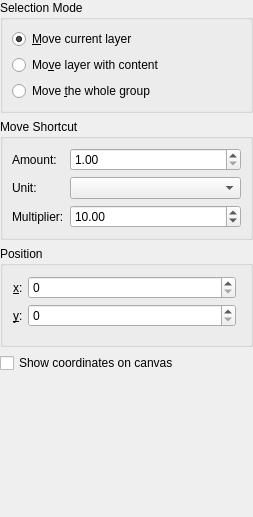
<?xml version="1.0" encoding="UTF-8"?>
<ui version="4.0">
 <author>
    SPDX-FileCopyrightText: none
    SPDX-License-Identifier: GPL-3.0-or-later
  </author>
 <class>WdgMoveTool</class>
 <widget class="QWidget" name="WdgMoveTool">
  <property name="geometry">
   <rect>
    <x>0</x>
    <y>0</y>
    <width>253</width>
    <height>517</height>
   </rect>
  </property>
  <layout class="QVBoxLayout" name="verticalLayout">
   <property name="spacing">
    <number>6</number>
   </property>
   <property name="leftMargin">
    <number>0</number>
   </property>
   <property name="topMargin">
    <number>0</number>
   </property>
   <property name="rightMargin">
    <number>0</number>
   </property>
   <property name="bottomMargin">
    <number>0</number>
   </property>
   <item>
    <widget class="QGroupBox" name="grpSelectionMethod">
     <property name="minimumSize">
      <size>
       <width>221</width>
       <height>101</height>
      </size>
     </property>
     <property name="title">
      <string>Selection Mode</string>
     </property>
     <layout class="QGridLayout" name="gridLayout_2">
      <item row="0" column="0">
       <widget class="QRadioButton" name="radioSelectedLayer">
        <property name="toolTip">
         <string>Moves the selected layer, with its masks</string>
        </property>
        <property name="text">
         <string>&amp;Move current layer</string>
        </property>
        <property name="checked">
         <bool>true</bool>
        </property>
       </widget>
      </item>
      <item row="1" column="0">
       <widget class="QRadioButton" name="radioFirstLayer">
        <property name="toolTip">
         <string>Move the first layer with visible content at the place where you click.</string>
        </property>
        <property name="text">
         <string>Mo&amp;ve layer with content</string>
        </property>
        <property name="checked">
         <bool>false</bool>
        </property>
       </widget>
      </item>
      <item row="2" column="0">
       <widget class="QRadioButton" name="radioGroup">
        <property name="toolTip">
         <string>Moves the group of the layer under the pointer</string>
        </property>
        <property name="text">
         <string>Move &amp;the whole group</string>
        </property>
       </widget>
      </item>
     </layout>
    </widget>
   </item>
   <item>
    <widget class="QGroupBox" name="grpMoveStep">
     <property name="minimumSize">
      <size>
       <width>227</width>
       <height>91</height>
      </size>
     </property>
     <property name="title">
      <string>Move Shortcut</string>
     </property>
     <layout class="QGridLayout" name="gridLayout_3">
      <item row="2" column="1">
       <widget class="KisDoubleParseSpinBox" name="spinMoveScale">
        <property name="sizePolicy">
         <sizepolicy hsizetype="Preferred" vsizetype="Fixed">
          <horstretch>0</horstretch>
          <verstretch>0</verstretch>
         </sizepolicy>
        </property>
        <property name="toolTip">
         <string>Shift and an arrow key move this many steps</string>
        </property>
        <property name="minimum">
         <double>1.000000000000000</double>
        </property>
        <property name="maximum">
         <double>1000.000000000000000</double>
        </property>
        <property name="value">
         <double>10.000000000000000</double>
        </property>
       </widget>
      </item>
      <item row="2" column="0">
       <widget class="QLabel" name="scaleLabel">
        <property name="sizePolicy">
         <sizepolicy hsizetype="Fixed" vsizetype="Preferred">
          <horstretch>0</horstretch>
          <verstretch>0</verstretch>
         </sizepolicy>
        </property>
        <property name="text">
         <string>Multiplier:</string>
        </property>
       </widget>
      </item>
      <item row="1" column="1">
       <widget class="QComboBox" name="cmbUnit"/>
      </item>
      <item row="0" column="1">
       <widget class="KisDoubleParseSpinBox" name="spinMoveStep">
        <property name="sizePolicy">
         <sizepolicy hsizetype="Preferred" vsizetype="Fixed">
          <horstretch>0</horstretch>
          <verstretch>0</verstretch>
         </sizepolicy>
        </property>
        <property name="toolTip">
         <string>Number of units to move after move shortcut keypress.</string>
        </property>
        <property name="minimum">
         <double>1.000000000000000</double>
        </property>
        <property name="maximum">
         <double>100000.000000000000000</double>
        </property>
        <property name="value">
         <double>1.000000000000000</double>
        </property>
       </widget>
      </item>
      <item row="0" column="0">
       <widget class="QLabel" name="label">
        <property name="sizePolicy">
         <sizepolicy hsizetype="Fixed" vsizetype="Preferred">
          <horstretch>0</horstretch>
          <verstretch>0</verstretch>
         </sizepolicy>
        </property>
        <property name="text">
         <string comment="Amount of shortcut key movement for Move Tool">Amount:</string>
        </property>
       </widget>
      </item>
      <item row="1" column="0">
       <widget class="QLabel" name="label_2">
        <property name="sizePolicy">
         <sizepolicy hsizetype="Fixed" vsizetype="Preferred">
          <horstretch>0</horstretch>
          <verstretch>0</verstretch>
         </sizepolicy>
        </property>
        <property name="text">
         <string>Unit:</string>
        </property>
       </widget>
      </item>
     </layout>
    </widget>
   </item>
   <item>
    <widget class="QGroupBox" name="moveGroup">
     <property name="sizePolicy">
      <sizepolicy hsizetype="Preferred" vsizetype="Fixed">
       <horstretch>0</horstretch>
       <verstretch>0</verstretch>
      </sizepolicy>
     </property>
     <property name="minimumSize">
      <size>
       <width>100</width>
       <height>101</height>
      </size>
     </property>
     <property name="title">
      <string>Position</string>
     </property>
     <property name="flat">
      <bool>false</bool>
     </property>
     <property name="checkable">
      <bool>false</bool>
     </property>
     <property name="checked">
      <bool>false</bool>
     </property>
     <layout class="QVBoxLayout" name="verticalLayout_11">
      <property name="spacing">
       <number>5</number>
      </property>
      <property name="leftMargin">
       <number>5</number>
      </property>
      <property name="topMargin">
       <number>5</number>
      </property>
      <property name="bottomMargin">
       <number>0</number>
      </property>
      <item>
       <layout class="QFormLayout" name="formLayout_3">
        <property name="fieldGrowthPolicy">
         <enum>QFormLayout::AllNonFixedFieldsGrow</enum>
        </property>
        <property name="leftMargin">
         <number>5</number>
        </property>
        <property name="topMargin">
         <number>5</number>
        </property>
        <property name="rightMargin">
         <number>5</number>
        </property>
        <property name="bottomMargin">
         <number>5</number>
        </property>
        <item row="0" column="0">
         <widget class="QLabel" name="label_offsetX">
          <property name="sizePolicy">
           <sizepolicy hsizetype="MinimumExpanding" vsizetype="Preferred">
            <horstretch>0</horstretch>
            <verstretch>0</verstretch>
           </sizepolicy>
          </property>
          <property name="toolTip">
           <string>Horizontal Translation</string>
          </property>
          <property name="layoutDirection">
           <enum>Qt::LeftToRight</enum>
          </property>
          <property name="text">
           <string>&amp;x:</string>
          </property>
          <property name="buddy">
           <cstring>translateXBox</cstring>
          </property>
         </widget>
        </item>
        <item row="0" column="1">
         <widget class="KisIntParseSpinBox" name="translateXBox">
          <property name="sizePolicy">
           <sizepolicy hsizetype="Preferred" vsizetype="Fixed">
            <horstretch>0</horstretch>
            <verstretch>0</verstretch>
           </sizepolicy>
          </property>
          <property name="toolTip">
           <string>Horizontal Translation</string>
          </property>
          <property name="layoutDirection">
           <enum>Qt::LeftToRight</enum>
          </property>
         </widget>
        </item>
        <item row="2" column="1">
         <widget class="KisIntParseSpinBox" name="translateYBox">
          <property name="sizePolicy">
           <sizepolicy hsizetype="Preferred" vsizetype="Fixed">
            <horstretch>0</horstretch>
            <verstretch>0</verstretch>
           </sizepolicy>
          </property>
          <property name="toolTip">
           <string>Vertical Translation</string>
          </property>
         </widget>
        </item>
        <item row="2" column="0">
         <widget class="QLabel" name="label_offsetY">
          <property name="sizePolicy">
           <sizepolicy hsizetype="MinimumExpanding" vsizetype="Preferred">
            <horstretch>0</horstretch>
            <verstretch>0</verstretch>
           </sizepolicy>
          </property>
          <property name="toolTip">
           <string>Vertical Translation</string>
          </property>
          <property name="text">
           <string>&amp;y:</string>
          </property>
          <property name="buddy">
           <cstring>translateYBox</cstring>
          </property>
         </widget>
        </item>
       </layout>
      </item>
     </layout>
    </widget>
   </item>
   <item>
    <widget class="QCheckBox" name="chkShowCoordinates">
     <property name="toolTip">
      <string>Show coordinates on canvas</string>
     </property>
     <property name="text">
      <string>Show coordinates on canvas</string>
     </property>
    </widget>
   </item>
   <item>
    <spacer name="verticalSpacer">
     <property name="orientation">
      <enum>Qt::Vertical</enum>
     </property>
     <property name="sizeHint" stdset="0">
      <size>
       <width>20</width>
       <height>0</height>
      </size>
     </property>
    </spacer>
   </item>
  </layout>
 </widget>
 <customwidgets>
  <customwidget>
   <class>KisDoubleParseSpinBox</class>
   <extends>QDoubleSpinBox</extends>
   <header>kis_double_parse_spin_box.h</header>
  </customwidget>
  <customwidget>
   <class>KisIntParseSpinBox</class>
   <extends>QSpinBox</extends>
   <header>kis_int_parse_spin_box.h</header>
  </customwidget>
 </customwidgets>
 <resources/>
 <connections/>
</ui>
